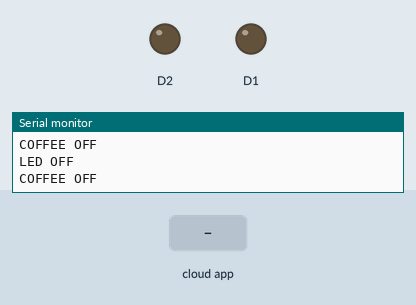
A sketch run on a simulated ESP8266 (NodeMCU). On the bench: output pins drawn as LEDs (lit = HIGH), the last lines printed to the serial monitor. Inputs (shaded band) come from the test bench. WiFi joins after 1.5 s; servers stay silent unless stated; the Firebase database answers and starts empty.

Above: at 3.0 s.
3.1 s: the phone or cloud app sets LED_STATUS to 1
At 4.4 s:
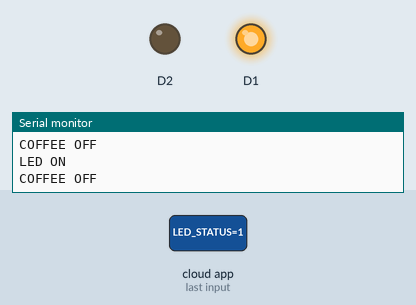
4.8 s: the phone or cloud app sets COFFEE_STATUS to 1
At 7.6 s:
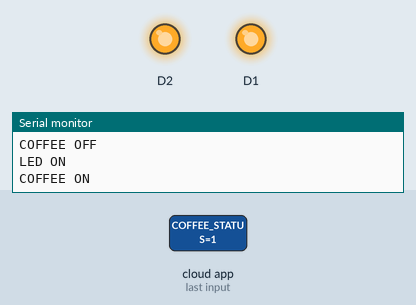
7.8 s: the phone or cloud app sets LED_STATUS to 0
At 9.3 s:
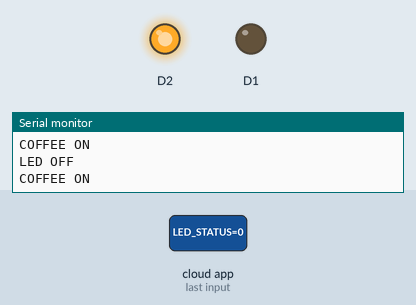
9.7 s: the phone or cloud app sets COFFEE_STATUS to 0
At 11.4 s:
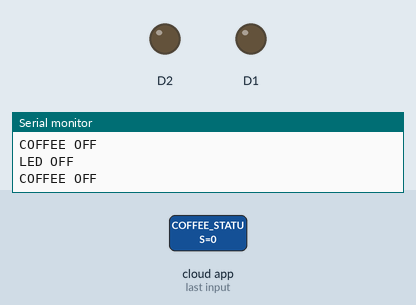
Timing chart, 0 to 12.9 s (numbered marks = the images above; inputs shaded):
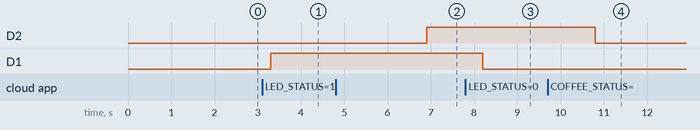

Measured:
- after the input at 3.1 s, D1: LOW → HIGH after 0.20 s
- after the input at 4.8 s, D2: LOW → HIGH after 2.1 s
- after the input at 7.8 s, D1: HIGH → LOW after 0.41 s
- after the input at 9.7 s, D2: HIGH → LOW after 1.1 s

The sketch:

Lets_Kirin_Firebase.ino
```cpp
#include <ESP8266WiFi.h>
#include <FirebaseArduino.h>
/*
 use ESP8266WiFI.h to initiate ESP8266
 use FirebaseArduin.h to connect arduino and Android
 */
// Set these to run example.
#define FIREBASE_HOST "UR_FB_HOST"
#define FIREBASE_AUTH "UR_FB_SECRET_CODE"

#define WIFI_SSID "UR_SSID"
#define WIFI_PASSWORD "UR_PW"
/*
  you NEED to DOUBLE CHECK the DATA
 */
void setup() {
  Serial.begin(9600);
  pinMode(D1, OUTPUT);
  pinMode(D2, OUTPUT);
  // connect to wifi.
  WiFi.begin(WIFI_SSID, WIFI_PASSWORD);
  Serial.print("connecting");
  while (WiFi.status() != WL_CONNECTED) {
    Serial.print(".");
    delay(500);
  }
  Serial.println();
  Serial.print("connected: ");
  Serial.println(WiFi.localIP());
  Firebase.begin(FIREBASE_HOST, FIREBASE_AUTH);
  Firebase.set("LED_STATUS", 0);
  Firebase.set("COFFEE_STATUS", 0);
}
int n = 0;
int i = 0;
// use n & i to get and post value
void loop() {
  // get value
  n = Firebase.getInt("LED_STATUS");
  i = Firebase.getInt("COFFEE_STATUS");
  // handle error
  if (n == 1) {
    Serial.println("LED ON");
    digitalWrite(D1, HIGH);
    //return;
    delay(1000);
  }
  else {
    Serial.println("LED OFF");
    digitalWrite(D1, LOW);
    //return;
  }
  if (i == 1) {
    Serial.println("COFFEE ON");
    digitalWrite(D2, HIGH);
    //return;
    delay(1000);
  }
  else {
    Serial.println("COFFEE OFF");
    digitalWrite(D2, LOW);
   // return;
  }
}
```
